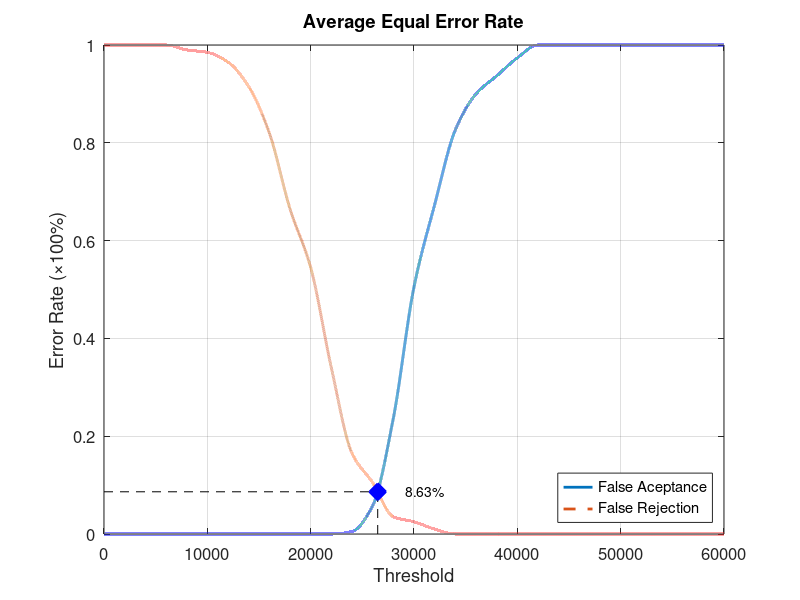
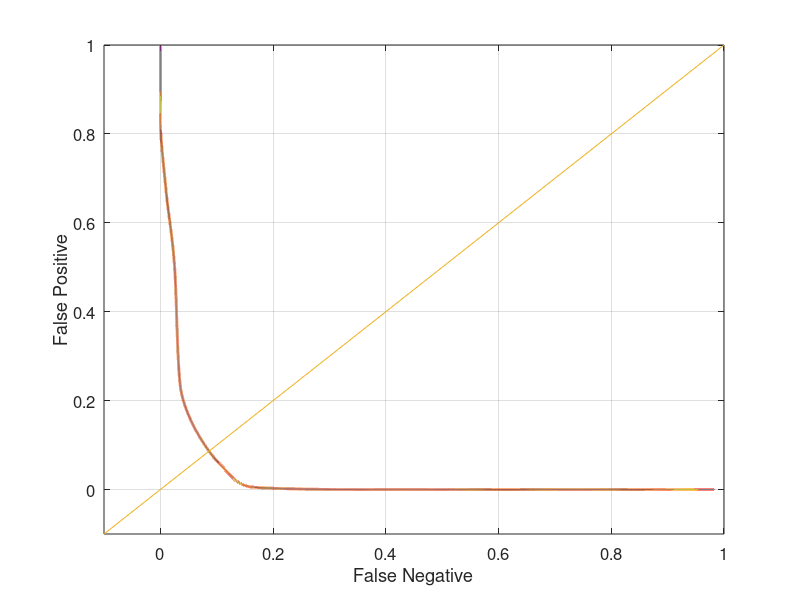

Source code (MATLAB) for these figures, in order:
function yEER = Database5_4
close all;
clear;
clc;
x = 0:2000:60000;
xq = 0:0.5:60000;

y0 = [0 0 0 0 0 0 0 0 0 0 0 0 0.00526316 0.0578947 0.236842 0.505263 0.673684 0.826316 0.9 0.936842 0.973684 1 1 1 1 1 1 1 1 1 1];
yy0 = interp1(x, y0, xq, 'pchip');
y1 = [1 1 1 1 0.99 0.985 0.965 0.915 0.82 0.665 0.545 0.34 0.165 0.105 0.035 0.025 0.01 0 0 0 0 0 0 0 0 0 0 0 0 0 0];
yy1 = interp1(x, y1, xq, 'pchip');

% Calculating EER: 
y2 = abs(y0 - y1);
find(y2 == min(y2))
yy2 = abs(yy0 - yy1);
xEER = find(yy2 == min(yy2));
xEERIndex = xq(xEER) % X-axis EER
yEER = yy0(xEER) % Y-axis EER

main = figure
plot(xq, yy0,'-','LineWidth', 2);	hold on
plot(xq, yy1,'--','LineWidth', 2);	hold on
plot([xEERIndex xEERIndex], [0 yEER], 'k--');	hold on
plot([0 xEERIndex], [yEER yEER], 'k--');	hold on
plot(xEERIndex, yEER, 'bx', 'LineWidth', 10);	hold on
text(xEERIndex + 10 * xEERIndex / 100, yEER, [num2str(round((10000 * yEER)) / 100) '%'])
legend('False Aceptance', 'False Rejection', 'Location', 'SouthEast')
xlabel('Threshold')
ylabel('Error Rate (\times100%)')
title('Average Equal Error Rate')
set(gca, 'FontSize', 12)
axis([0 60000 0 1])
grid on

print(main, 'Database5_4Main', '-dpng');
FNRxFPR = figure('Color', [1 1 1]);
plot(yy1, yy0, '-', yy1, yy0, 'LineWidth', 2);
hold on
y = -0.1:0.1:1
plot(y, y); 
set(gca, 'FontSize', 12)
xlabel('False Negative')
ylabel('False Positive')
axis([-0.1 1 -0.1 1])
set(gca, 'FontSize', 12)
grid on

print(FNRxFPR, 'Database5_4FNRxFPR','-dpng');
end
